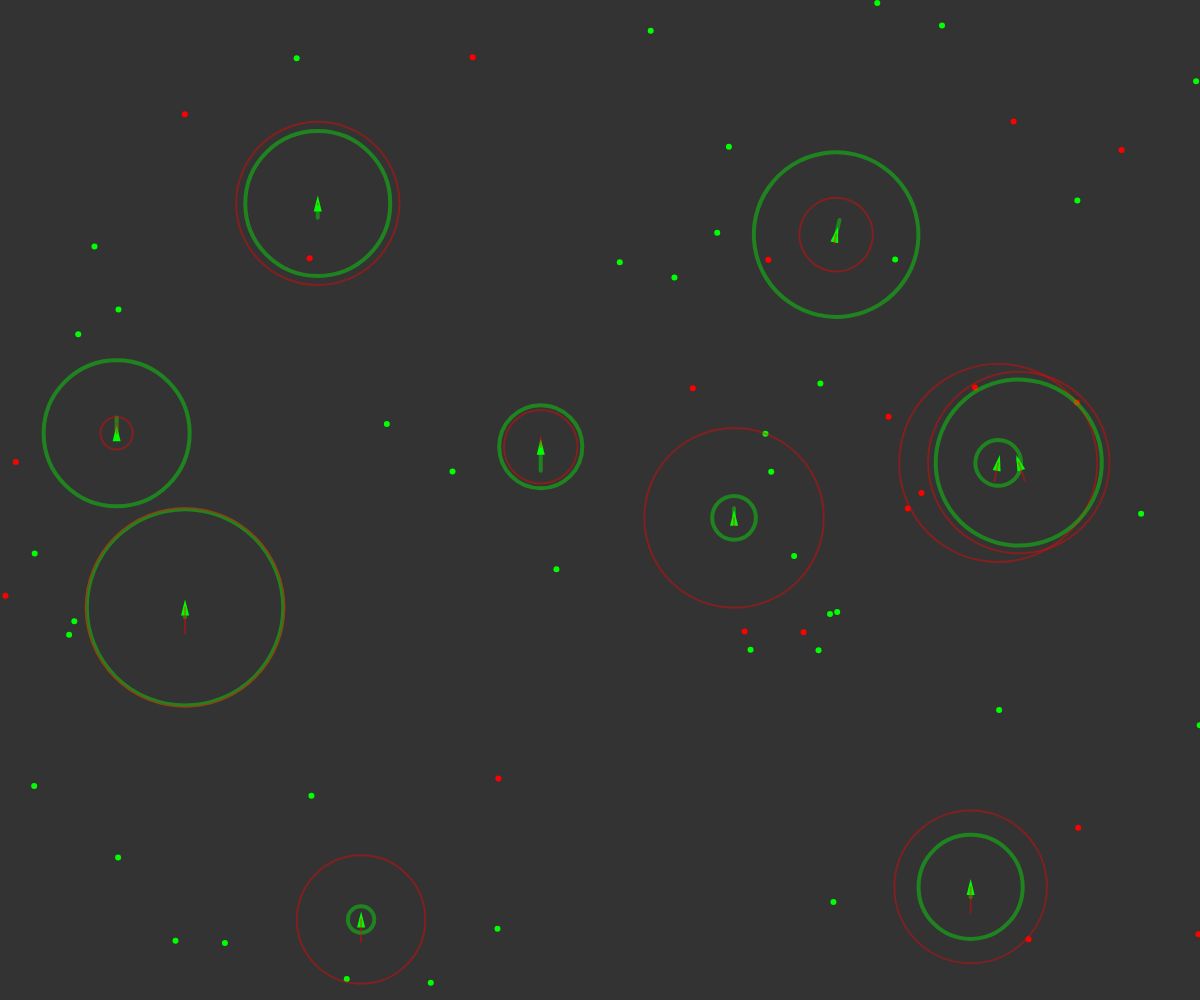
Frame 1 (no input)
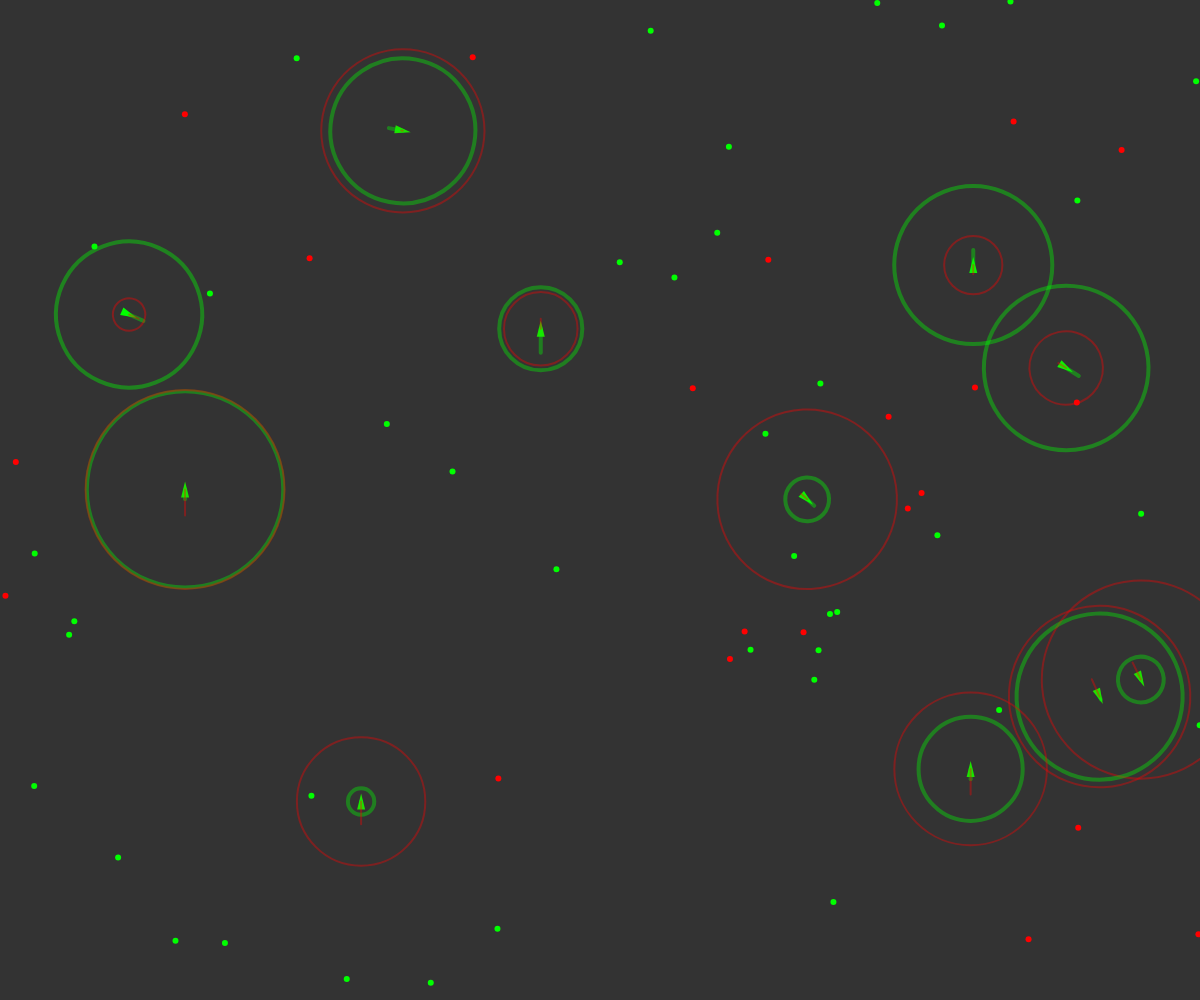
Frame 60 (no input)
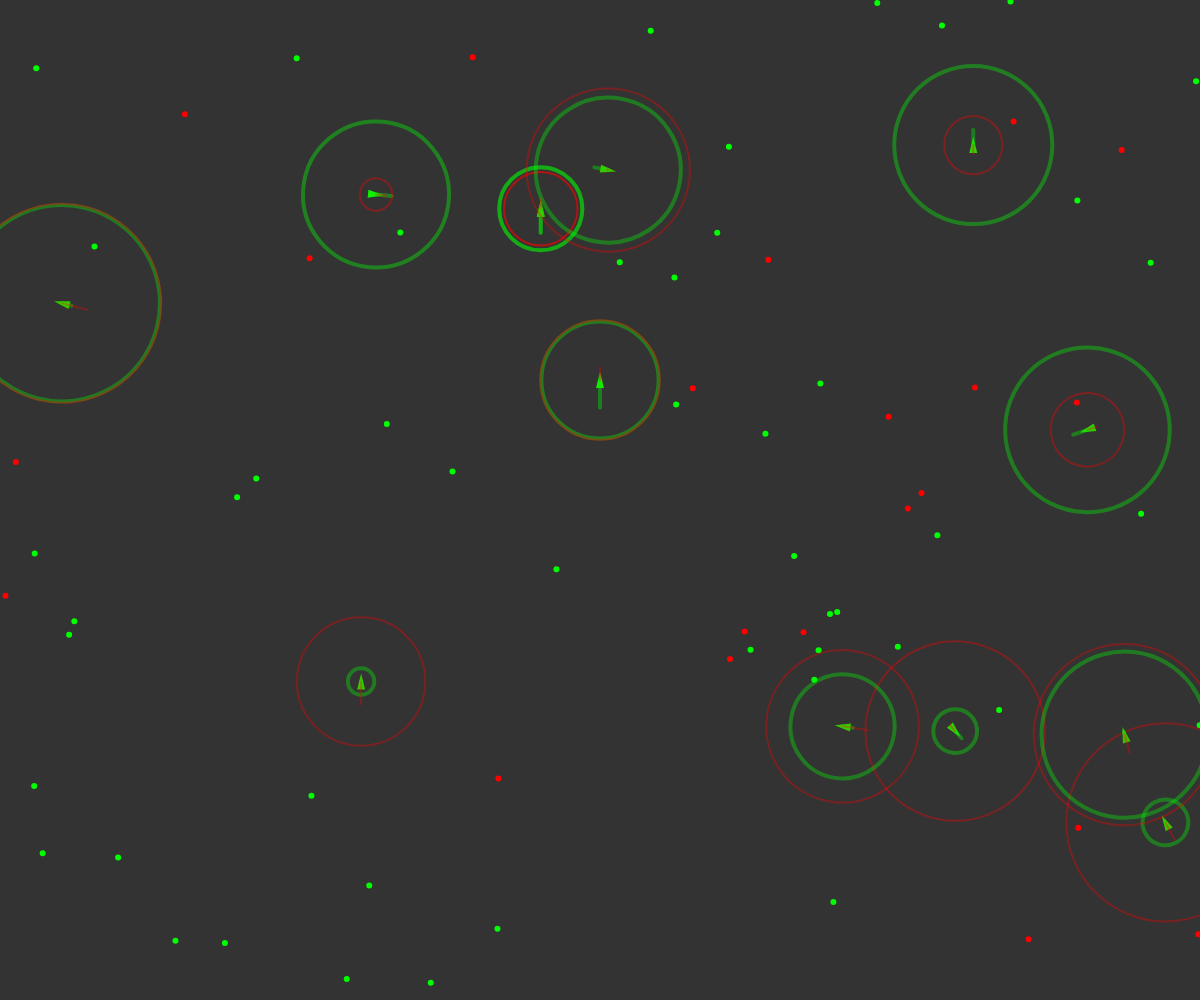
Frame 120 (the mouse pressed at the canvas centre since frame 60)

The p5.js sketch that drew these frames (run headless with seeded random() and noise() and a simulated clock; from frame 60 on, the mouse is pressed at the canvas centre):

// p5.js sketch
// ── sketch.js
// nex generation automation based on vehicles healthiest survivor + some fine tinuning to the genetic algorithm
// press alt for switch debug on/off
// mouse press for adding new vehicles

var vehicles = [];
var vehiclesNum = 10;
var food = [];
var poison = [];
var foodPieces = 40;
var poisonPieces = 20;
var d = 25;
var genCount = 0;
var debug = true;

function setup() {
  createCanvas(windowWidth, windowHeight);
  for (var i = 0; i < vehiclesNum; i++) {
    vehicles[i] = new Vehicle(random(d * 2, width - d * 2), random(d * 2, height - d * 2));
  }
  for (var i = 0; i < foodPieces; i++) {
    food.push(createVector(random(width), random(height)));
  }
  for (var i = 0; i < poisonPieces; i++) {
    poison.push(createVector(random(width), random(height)));
  }
  genCount += 1;
  console.log("Generation: " + genCount);
}
function draw() {
  background(51);
  if (random(1) < 0.10) { //10% probability to drop more food
    food.push(createVector(random(width), random(height)));
  }
  if (random(1) < 0.01) { //1% probability to drop more poison
    poison.push(createVector(random(width), random(height)));
  }
  for (var i = 0; i < food.length; i++) {
    noStroke();
    fill(0, 255, 0);
    ellipse(food[i].x, food[i].y, 6, 6);
  }
  for (var i = 0; i < poison.length; i++) {
    noStroke();
    fill(255, 0, 0);
    ellipse(poison[i].x, poison[i].y, 6, 6);
  }
  for (var i = vehicles.length - 1; i >= 0; i--) {
    vehicles[i].applyBehaviors(food, poison);
    vehicles[i].boundaries();
    vehicles[i].update();
    vehicles[i].show();
    var newVehicle = vehicles[i].clone();
    if (newVehicle != null) {
      vehicles.push(newVehicle);
    }
    if (vehicles[i].isdead()) {
      if (vehicles.length <= 1) {
        regenerate(vehicles[i]);
      }
      food.push(createVector(vehicles[i].position.x, vehicles[i].position.y));
      vehicles.splice(i, 1);
    }
  }
}
function mousePressed() {
  vehicles.push(new Vehicle(mouseX, mouseY));
}
function keyPressed() {
  if (keyCode == CONTROL) {
    debug = !debug;
    console.log(debug);
  }
}
function regenerate(champion) {
  console.log("repopulating");
  for (n = 0; n < vehiclesNum; n++) {
    vehicles.push(champion.repopulate());
  }
  genCount += 1;
  console.log("Generation: " + genCount);
};
function windowResized() {
  resizeCanvas(windowWidth, windowHeight);
};

// ── vehicle.js
var mr = 0.1; // arbitrary mutation rate // 10% chance of mutation

function Vehicle(x, y, dna) {
  this.acceleration = createVector(0, 0);
  this.velocity = createVector(0, -2);
  this.position = createVector(x, y);
  this.r = 4;
  this.maxspeed = 5;
  this.maxforce = 0.5;

  this.health = 1.0;

  this.dna = [];
  if (dna === undefined) {
    // Food weight
    this.dna[0] = random(-2, 2);
    // Poison weight
    this.dna[1] = random(-2, 2);
    // Food perception
    this.dna[2] = random(10, 100);
    // Poison perception
    this.dna[3] = random(10, 100);
  } else {
    for (var i = 0; i < dna.length; i++) {
      this.dna[i] = dna[i];
      if (random(1) < mr) {
        if (i < 2) {
          this.dna[i] += random(-0.2, 0.2);
        } else if (i >= 2) {
          this.dna[i] += random(-10, 10);
          this.dna[i] = constrain(this.dna[i], 0, 100);
        }
      }
    }
  }
  this.update = function() {
    this.velocity.add(this.acceleration);
    this.velocity.limit(this.maxspeed);
    this.position.add(this.velocity);
    this.acceleration.mult(0);
    this.health -= 0.002;
  };
  this.applyBehaviors = function(good, bad) {
    var steerG = this.eat(good, 0.06, this.dna[2]);
    var steerB = this.eat(bad, -0.5, this.dna[3]);
    steerG.mult(this.dna[0]);
    steerB.mult(this.dna[1]);
    this.applyForce(steerG);
    this.applyForce(steerB);
  }
  this.applyForce = function(force) {
    this.acceleration.add(force);
  };
  this.clone = function() {
    var r = random(1);
    if (r < 0.001 && this.health > 0.5) {
      return new Vehicle(this.position.x, this.position.y, this.dna);
    } else {
      return null;
    }
  }
  this.repopulate = function() {
      return new Vehicle(random(d * 2, width - d * 2), random(d * 2, height - d * 2), this.dna);
  }
  this.seek = function(target) {
    var desired = p5.Vector.sub(target, this.position);
    desired.setMag(this.maxspeed);
    var steer = p5.Vector.sub(desired, this.velocity);
    steer.limit(this.maxforce);
    return steer;
  };
  this.eat = function(list, hvalue, perception) {
    var record = Infinity;
    var closest = null;
    for (var i = list.length - 1; i >= 0; i--) {
      var d = p5.Vector.dist(list[i], this.position);
      if (d < this.maxspeed) {
        list.splice(i, 1);
        this.health += hvalue;
      } else if (d < record && d < perception) {
        record = d;
        closest = list[i];
      }
    }
    if (closest != null) {
      return this.seek(closest);
    }
    return createVector(0, 0);
  };
  this.isdead = function() {
    return (this.health < 0);
  }
  this.boundaries = function() {
    var desired = null;
    if (this.position.x < d) {
      desired = createVector(this.maxspeed, this.velocity.y);
    } else if (this.position.x > width - d) {
      desired = createVector(-this.maxspeed, this.velocity.y);
    }
    if (this.position.y < d) {
      desired = createVector(this.velocity.x, this.maxspeed);
    } else if (this.position.y > height - d) {
      desired = createVector(this.velocity.x, -this.maxspeed);
    }
    if (desired !== null) {
      desired.normalize();
      desired.mult(this.maxspeed);
      var steer = p5.Vector.sub(desired, this.velocity);
      steer.limit(this.maxforce);
      this.applyForce(steer);
    }
  };
  this.show = function() {
    var angle = this.velocity.heading() + PI / 2;
    var green = color(0, 255, 0);
    var red = color(255, 0, 0);
    var col = lerpColor(red, green, this.health);
    var alphy = lerp(50, 100, this.health);
    fill(col);
    noStroke();
    strokeWeight(1);
    push();
    translate(this.position.x, this.position.y);
    rotate(angle);
    beginShape();
    vertex(0, -this.r * 2);
    vertex(-this.r, this.r * 2);
    vertex(this.r, this.r * 2);
    endShape(CLOSE);
    if (debug) {
      noFill();
      strokeWeight(4);
      stroke(0, 255, 0, alphy);
      line(0, 0, 0, -this.dna[0] * 15);
      ellipse(0, 0, this.dna[2] * 2);
      strokeWeight(2);
      stroke(255, 0, 0, alphy);
      line(0, 0, 0, -this.dna[1] * 15);
      ellipse(0, 0, this.dna[3] * 2);
    }
    pop();
  };
  this.bounceedges = function() {
    if (this.position.x < 0 || this.position.x > width) {
      this.velocity.x *= -1;
    }
    if (this.position.y < 0 || this.position.y > height) {
      this.position.y *= -1;
    }
  };
  this.wrapedges = function() {
    if (this.position.x > width) this.position.x = 0;
    if (this.position.x < 0) this.position.x = width;
    if (this.position.y > height) this.position.y = 0;
    if (this.position.y < 0) this.position.y = height;
  };

}
